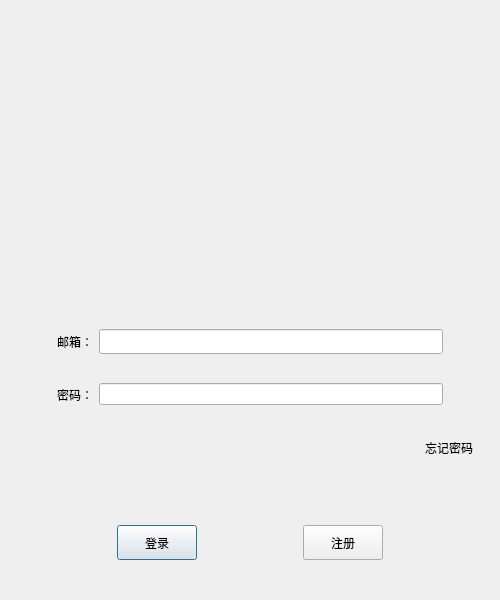
<?xml version="1.0" encoding="UTF-8"?>
<ui version="4.0">
 <class>LoginDialogClass</class>
 <widget class="QDialog" name="LoginDialogClass">
  <property name="geometry">
   <rect>
    <x>0</x>
    <y>0</y>
    <width>500</width>
    <height>600</height>
   </rect>
  </property>
  <property name="minimumSize">
   <size>
    <width>500</width>
    <height>600</height>
   </size>
  </property>
  <property name="maximumSize">
   <size>
    <width>500</width>
    <height>600</height>
   </size>
  </property>
  <property name="windowTitle">
   <string>LoginDialog</string>
  </property>
  <layout class="QVBoxLayout" name="verticalLayout_2">
   <item>
    <layout class="QVBoxLayout" name="verticalLayout">
     <property name="leftMargin">
      <number>5</number>
     </property>
     <property name="topMargin">
      <number>5</number>
     </property>
     <property name="rightMargin">
      <number>5</number>
     </property>
     <property name="bottomMargin">
      <number>5</number>
     </property>
     <item>
      <spacer name="verticalSpacer">
       <property name="orientation">
        <enum>Qt::Vertical</enum>
       </property>
       <property name="sizeHint" stdset="0">
        <size>
         <width>20</width>
         <height>40</height>
        </size>
       </property>
      </spacer>
     </item>
     <item>
      <widget class="QWidget" name="widget" native="true">
       <layout class="QHBoxLayout" name="horizontalLayout_2">
        <item>
         <layout class="QHBoxLayout" name="horizontalLayout_4">
          <item>
           <spacer name="horizontalSpacer">
            <property name="orientation">
             <enum>Qt::Horizontal</enum>
            </property>
            <property name="sizeHint" stdset="0">
             <size>
              <width>40</width>
              <height>20</height>
             </size>
            </property>
           </spacer>
          </item>
          <item>
           <widget class="QLabel" name="label">
            <property name="minimumSize">
             <size>
              <width>250</width>
              <height>250</height>
             </size>
            </property>
            <property name="text">
             <string/>
            </property>
           </widget>
          </item>
          <item>
           <spacer name="horizontalSpacer_2">
            <property name="orientation">
             <enum>Qt::Horizontal</enum>
            </property>
            <property name="sizeHint" stdset="0">
             <size>
              <width>40</width>
              <height>20</height>
             </size>
            </property>
           </spacer>
          </item>
         </layout>
        </item>
       </layout>
      </widget>
     </item>
     <item>
      <widget class="QWidget" name="widget_2" native="true">
       <layout class="QHBoxLayout" name="horizontalLayout_7">
        <item>
         <layout class="QHBoxLayout" name="horizontalLayout">
          <item>
           <spacer name="horizontalSpacer_7">
            <property name="orientation">
             <enum>Qt::Horizontal</enum>
            </property>
            <property name="sizeType">
             <enum>QSizePolicy::Fixed</enum>
            </property>
            <property name="sizeHint" stdset="0">
             <size>
              <width>30</width>
              <height>20</height>
             </size>
            </property>
           </spacer>
          </item>
          <item>
           <widget class="QLabel" name="user_label">
            <property name="minimumSize">
             <size>
              <width>0</width>
              <height>25</height>
             </size>
            </property>
            <property name="maximumSize">
             <size>
              <width>16777215</width>
              <height>16777215</height>
             </size>
            </property>
            <property name="text">
             <string>邮箱：</string>
            </property>
           </widget>
          </item>
          <item>
           <widget class="QLineEdit" name="user_line_edit">
            <property name="minimumSize">
             <size>
              <width>0</width>
              <height>25</height>
             </size>
            </property>
            <property name="maximumSize">
             <size>
              <width>16777215</width>
              <height>25</height>
             </size>
            </property>
           </widget>
          </item>
          <item>
           <spacer name="horizontalSpacer_8">
            <property name="orientation">
             <enum>Qt::Horizontal</enum>
            </property>
            <property name="sizeType">
             <enum>QSizePolicy::Fixed</enum>
            </property>
            <property name="sizeHint" stdset="0">
             <size>
              <width>30</width>
              <height>20</height>
             </size>
            </property>
           </spacer>
          </item>
         </layout>
        </item>
       </layout>
      </widget>
     </item>
     <item>
      <widget class="QWidget" name="widget_3" native="true">
       <layout class="QHBoxLayout" name="horizontalLayout_8">
        <item>
         <layout class="QHBoxLayout" name="horizontalLayout_3">
          <item>
           <spacer name="horizontalSpacer_9">
            <property name="orientation">
             <enum>Qt::Horizontal</enum>
            </property>
            <property name="sizeType">
             <enum>QSizePolicy::Fixed</enum>
            </property>
            <property name="sizeHint" stdset="0">
             <size>
              <width>30</width>
              <height>20</height>
             </size>
            </property>
           </spacer>
          </item>
          <item>
           <widget class="QLabel" name="psw_label">
            <property name="minimumSize">
             <size>
              <width>0</width>
              <height>25</height>
             </size>
            </property>
            <property name="text">
             <string>密码：</string>
            </property>
           </widget>
          </item>
          <item>
           <widget class="QLineEdit" name="psw_line_edit"/>
          </item>
          <item>
           <spacer name="horizontalSpacer_10">
            <property name="orientation">
             <enum>Qt::Horizontal</enum>
            </property>
            <property name="sizeType">
             <enum>QSizePolicy::Fixed</enum>
            </property>
            <property name="sizeHint" stdset="0">
             <size>
              <width>30</width>
              <height>20</height>
             </size>
            </property>
           </spacer>
          </item>
         </layout>
        </item>
       </layout>
      </widget>
     </item>
     <item>
      <widget class="QWidget" name="widget_4" native="true">
       <layout class="QHBoxLayout" name="horizontalLayout_9">
        <item>
         <layout class="QHBoxLayout" name="horizontalLayout_5">
          <item>
           <spacer name="horizontalSpacer_3">
            <property name="orientation">
             <enum>Qt::Horizontal</enum>
            </property>
            <property name="sizeHint" stdset="0">
             <size>
              <width>40</width>
              <height>20</height>
             </size>
            </property>
           </spacer>
          </item>
          <item>
           <widget class="ClickLabel" name="forget_label">
            <property name="minimumSize">
             <size>
              <width>0</width>
              <height>25</height>
             </size>
            </property>
            <property name="text">
             <string>忘记密码</string>
            </property>
           </widget>
          </item>
         </layout>
        </item>
       </layout>
      </widget>
     </item>
     <item>
      <widget class="QWidget" name="widget_5" native="true">
       <layout class="QHBoxLayout" name="horizontalLayout_10">
        <item>
         <spacer name="horizontalSpacer_11">
          <property name="orientation">
           <enum>Qt::Horizontal</enum>
          </property>
          <property name="sizeHint" stdset="0">
           <size>
            <width>40</width>
            <height>20</height>
           </size>
          </property>
         </spacer>
        </item>
        <item>
         <widget class="QLabel" name="err_tip">
          <property name="text">
           <string/>
          </property>
         </widget>
        </item>
       </layout>
      </widget>
     </item>
     <item>
      <layout class="QHBoxLayout" name="horizontalLayout_6">
       <item>
        <spacer name="horizontalSpacer_4">
         <property name="orientation">
          <enum>Qt::Horizontal</enum>
         </property>
         <property name="sizeHint" stdset="0">
          <size>
           <width>40</width>
           <height>20</height>
          </size>
         </property>
        </spacer>
       </item>
       <item>
        <widget class="QPushButton" name="login_button">
         <property name="minimumSize">
          <size>
           <width>0</width>
           <height>35</height>
          </size>
         </property>
         <property name="text">
          <string>登录</string>
         </property>
        </widget>
       </item>
       <item>
        <spacer name="horizontalSpacer_6">
         <property name="orientation">
          <enum>Qt::Horizontal</enum>
         </property>
         <property name="sizeHint" stdset="0">
          <size>
           <width>40</width>
           <height>20</height>
          </size>
         </property>
        </spacer>
       </item>
       <item>
        <widget class="QPushButton" name="exit_button">
         <property name="minimumSize">
          <size>
           <width>0</width>
           <height>35</height>
          </size>
         </property>
         <property name="text">
          <string>注册</string>
         </property>
        </widget>
       </item>
       <item>
        <spacer name="horizontalSpacer_5">
         <property name="orientation">
          <enum>Qt::Horizontal</enum>
         </property>
         <property name="sizeHint" stdset="0">
          <size>
           <width>40</width>
           <height>20</height>
          </size>
         </property>
        </spacer>
       </item>
      </layout>
     </item>
     <item>
      <spacer name="verticalSpacer_2">
       <property name="orientation">
        <enum>Qt::Vertical</enum>
       </property>
       <property name="sizeHint" stdset="0">
        <size>
         <width>20</width>
         <height>40</height>
        </size>
       </property>
      </spacer>
     </item>
    </layout>
   </item>
  </layout>
 </widget>
 <layoutdefault spacing="6" margin="11"/>
 <customwidgets>
  <customwidget>
   <class>ClickLabel</class>
   <extends>QLabel</extends>
   <header location="global">ClickLabel.h</header>
  </customwidget>
 </customwidgets>
 <resources>
  <include location="LoginDialog.qrc"/>
 </resources>
 <connections/>
</ui>
